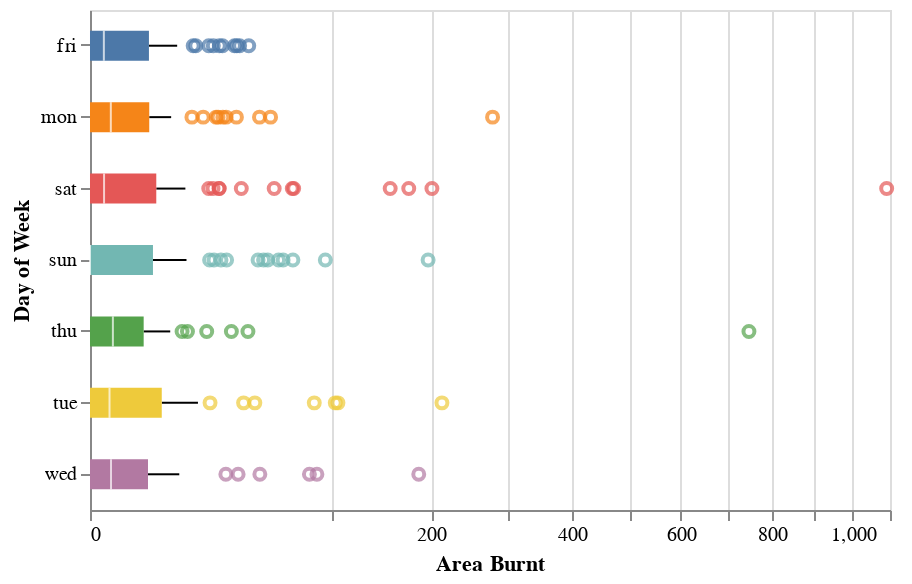

Write notebook code for a chart like this one.
### Markdown cell above
Predictors

### Code cell
#Fig.3 Boxplots of burnt areas of the forest (sqrt transformed) per day of the week
#Many of observations have area of 0, for visualization purposes, we apply a square root transformation to target value.
alt.Chart(df).mark_boxplot(size=15).encode(
    x = alt.X("area",
              scale = alt.Scale(type = "sqrt"),
              title = "Area Burnt"),
    y = alt.Y("day",sort = "x",
              title = "Day of Week"),
    color = alt.Color("day",legend = None)
).properties(
  height = 250,
  width = 400)

#Figure 3 shows that there is no clear relationship between the burnt area of the forest and the days of the week.

### Figure 1 — Vega-Lite specification as saved in the notebook (floating-point values rounded to 4 significant figures; data arrays with more than 128 entries replaced by an {"elided": "..."} marker saying what was removed)
{"config": {"view": {"continuousWidth": 400, "continuousHeight": 300}}, "data": {"name": "data-bc033c7e3bff04728d598b96438ca8d4"}, "mark": {"type": "boxplot", "size": 15}, "encoding": {"color": {"field": "day", "legend": null, "type": "nominal"}, "x": {"field": "area", "scale": {"type": "sqrt"}, "title": "Area Burnt", "type": "quantitative"}, "y": {"field": "day", "sort": "x", "title": "Day of Week", "type": "nominal"}}, "height": 250, "width": 400, "$schema": "https://vega.github.io/schema/vega-lite/v4.17.0.json", "datasets": {"data-bc033c7e3bff04728d598b96438ca8d4": {"elided": "517 records"}}}
